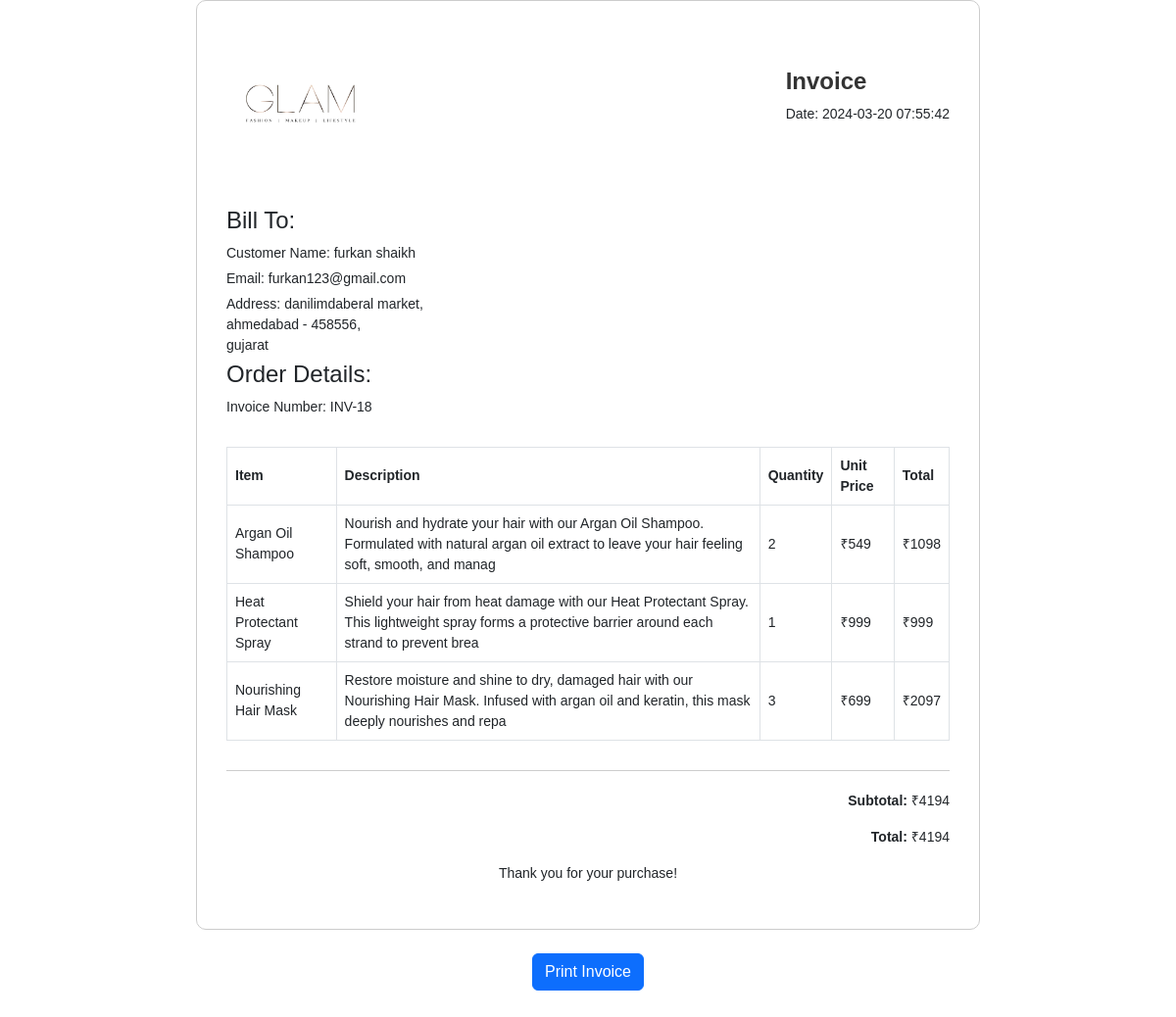
Screenshot of /user_panel/invoice.php?oid=18 with the database file from the repository.
### tables this page shows
CREATE TABLE `tbl_order` (
  `order_id` int(10) NOT NULL,
  `first_name` varchar(20) NOT NULL,
  `last_name` varchar(20) NOT NULL,
  `email` varchar(50) NOT NULL,
  `contact` bigint(20) NOT NULL,
  `order_add` text NOT NULL,
  `city` varchar(20) NOT NULL,
  `state` varchar(20) NOT NULL,
  `country` varchar(20) NOT NULL,
  `pin_code` int(11) NOT NULL,
  `order_notes` text NOT NULL,
  `order_date` datetime NOT NULL,
  `order_amt` int(11) NOT NULL,
  `payment_status` varchar(20) NOT NULL,
  `order_status` varchar(20) NOT NULL,
  `customer_id` int(10) NOT NULL
);

CREATE TABLE `tbl_order_details` (
  `order_details_id` int(11) NOT NULL,
  `order_id` int(11) NOT NULL,
  `quantity` int(11) NOT NULL,
  `price` int(11) NOT NULL,
  `product_id` int(11) NOT NULL
);

CREATE TABLE `tbl_product` (
  `product_id` int(11) NOT NULL,
  `product_name` varchar(35) NOT NULL,
  `description` varchar(150) NOT NULL,
  `product_quantity` int(11) NOT NULL,
  `stock` varchar(20) NOT NULL,
  `product_img` varchar(100) NOT NULL,
  `product_price` int(11) NOT NULL,
  `category_id` int(10) NOT NULL
);

### user_panel/invoice.php (the view, shortened to what this page needs)
<?php
require "connection.php";
if (isset($_GET['oid'])) {
  $oid = $_GET['oid'];
  $order_query = mysqli_query($connection, "SELECT * FROM tbl_order WHERE order_id=$oid");
  $order_details_query = mysqli_query($connection, "SELECT * FROM tbl_order_details WHERE order_id=$oid");
  $order = mysqli_fetch_array($order_query);
}
else{
  header("location:order_list.php");
}
?>
<!DOCTYPE html>
<html lang="en">
<head>
  <link href="https://cdn.jsdelivr.net/npm/bootstrap@5.3.0-alpha1/dist/css/bootstrap.min.css" rel="stylesheet">
</head>
<body>
  <div class="invoice-container">
    <div class="invoice-header">
      <img src="assets/images/logo2.png" style="height: 150px; width:fit-content" alt="Company Logo" class="invoice-logo">
      <div>
        <h1 class="invoice-title">Invoice</h1>
        <p>Date: <?php echo $order['order_date']; ?></p>
      </div>
    </div>
    <div class="invoice-details">
      <div>
        <h4>Bill To:</h4>
        <p>Customer Name: <?php echo "{$order['first_name']} {$order['last_name']} "; ?></p>
        <p>Email: <?php echo $order['email']; ?></p>
        <p>Address: <?php echo "{$order['order_add']},<br/>{$order['city']} - {$order['pin_code']},<br/> {$order['state']} <br/>"; ?></p>
      </div>
      <div>
        <h4>Order Details:</h4>
        <p>Invoice Number: INV-<?php echo $oid; ?></p>
      </div>
    </div>
    <div class="invoice-table">
      <table class="table table-bordered">
        <thead>
          <tr>
            <th>Item</th>
            <th>Description</th>
            <th>Quantity</th>
            <th>Unit Price</th>
            <th>Total</th>
          </tr>
        </thead>
        <tbody>
          <?php
          $grand_total = 0;
          while ($order_details = mysqli_fetch_array($order_details_query)) {
            $pid = $order_details['product_id'];
            $product_query = mysqli_query($connection, "select * from `tbl_product` where product_id='$pid'");
            $product = mysqli_fetch_array($product_query);
            $sub_total = $order_details['quantity'] * $product['product_price'];
            $grand_total += $sub_total;
            echo "<tr>
            <td>{$product['product_name']}</td>
            <td>{$product['description']}</td>
            <td>{$order_details['quantity']}</td>
            <td>&#8377;{$product['product_price']}</td>
            <td>&#8377;{$sub_total}</td>
          </tr>";
          }
          ?>
        </tbody>
      </table>
    </div>
    <div class="invoice-footer">
      <div class="row">
        <div class="col text-right">
          <p><strong>Subtotal:</strong> &#8377;<?php echo $grand_total; ?></p>
          <p><strong>Total:</strong> &#8377;<?php echo $grand_total; ?></p>
        </div>
      </div>
      <div class="text-center">
        <p>Thank you for your purchase!</p>
      </div>
    </div>
  </div>
  <div class="text-center mt-4">
      <button class="btn btn-primary" onclick="window.print()">Print Invoice</button>
    </div>
</body>
</html>

### user_panel/invoice.php (style rules this page uses)
body { font-family: Arial, sans-serif; font-size: 14px; padding-bottom: 5rem; }
.invoice-container { max-width: 800px; margin: 0 auto; padding: 30px; border: 1px solid #ccc; border-radius: 10px; background-color: #fff; }
.invoice-header { display: flex; align-items: center; justify-content: space-between; }
.invoice-logo { max-width: 150px; }
.invoice-title { font-size: 24px; font-weight: bold; color: #333; }
.invoice-details { margin-top: 30px; }
.invoice-details p { margin: 5px 0; }
.invoice-table { margin-top: 30px; }
.invoice-table th, .invoice-table td { vertical-align: middle !important; }
.invoice-footer { margin-top: 30px; padding-top: 20px; border-top: 1px solid #ccc; }
.text-right { text-align: right; }

### rows the page displays
tbl_order: order_date "2024-03-20 07:55:42", first_name "furkan", last_name "shaikh", email "furkan123@gmail.com", order_add "danilimdaberal market", city "ahmedabad", pin_code "458556", state "gujarat"
tbl_order_details: product.product_name "Argan Oil Shampoo", product.description "Nourish and hydrate your hair with our Argan Oil Shampoo. Formulated with natural argan oil extract to leave your hair feeling soft, smooth, and manag", quantity "2", product.product_price "549", quantity.product_price "1098"
tbl_order_details: product.product_name "Heat Protectant Spray", product.description "Shield your hair from heat damage with our Heat Protectant Spray. This lightweight spray forms a protective barrier around each strand to prevent brea", quantity "1", product.product_price "999", quantity.product_price "999"
tbl_order_details: product.product_name "Nourishing Hair Mask", product.description "Restore moisture and shine to dry, damaged hair with our Nourishing Hair Mask. Infused with argan oil and keratin, this mask deeply nourishes and repa", quantity "3", product.product_price "699", quantity.product_price "2097"

### other values shown
$oid "18"
$grand_total "4194"
